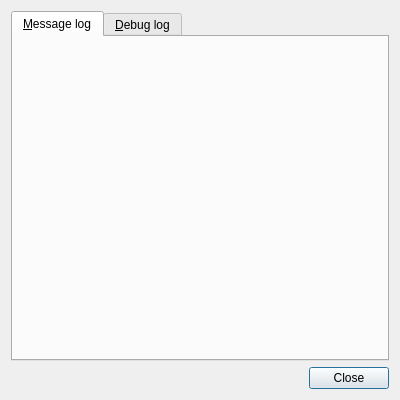
<?xml version="1.0" encoding="UTF-8"?>
<ui version="4.0">
 <class>DEBUGCONSOLEDIALOGUI_C</class>
 <widget class="QDialog" name="DEBUGCONSOLEDIALOGUI_C">
  <property name="geometry">
   <rect>
    <x>0</x>
    <y>0</y>
    <width>400</width>
    <height>400</height>
   </rect>
  </property>
  <property name="windowTitle">
   <string>Debug console</string>
  </property>
  <layout class="QVBoxLayout" name="verticalLayout">
   <item>
    <widget class="QTabWidget" name="m_pTabWidget">
     <property name="currentIndex">
      <number>0</number>
     </property>
     <widget class="QWidget" name="m_pMessageLogTab">
      <attribute name="title">
       <string>&amp;Message log</string>
      </attribute>
      <layout class="QVBoxLayout" name="verticalLayout_2">
       <item>
        <widget class="MESSAGELOGVIEWERWIDGET_C" name="m_pMessageLogViewerWidget">
         <property name="toolTip">
          <string></string>
         </property>
         <property name="whatsThis">
          <string></string>
         </property>
        </widget>
       </item>
      </layout>
     </widget>
     <widget class="QWidget" name="m_pDebugLogTab">
      <attribute name="title">
       <string>&amp;Debug log</string>
      </attribute>
      <layout class="QVBoxLayout" name="verticalLayout_3">
       <item>
        <widget class="DEBUGLOGVIEWERWIDGET_C" name="m_pDebugLogViewerWidget">
         <property name="toolTip">
          <string></string>
         </property>
         <property name="whatsThis">
          <string></string>
         </property>
        </widget>
       </item>
      </layout>
     </widget>
    </widget>
   </item>
   <item>
    <widget class="QDialogButtonBox" name="m_pButtonBox">
     <property name="orientation">
      <enum>Qt::Horizontal</enum>
     </property>
     <property name="standardButtons">
      <set>QDialogButtonBox::Close</set>
     </property>
    </widget>
   </item>
  </layout>
 </widget>
 <customwidgets>
  <customwidget>
   <class>DEBUGLOGVIEWERWIDGET_C</class>
   <extends>QWidget</extends>
   <header>debuglogviewerwidget.h</header>
  </customwidget>
  <customwidget>
   <class>MESSAGELOGVIEWERWIDGET_C</class>
   <extends>QWidget</extends>
   <header>messagelogviewerwidget.h</header>
  </customwidget>
 </customwidgets>
 <resources/>
 <connections>
  <connection>
   <sender>m_pButtonBox</sender>
   <signal>clicked(QAbstractButton*)</signal>
   <receiver>DEBUGCONSOLEDIALOGUI_C</receiver>
   <slot>DialogBoxButtonClickedSlot(QAbstractButton*)</slot>
   <hints>
    <hint type="sourcelabel">
     <x>342</x>
     <y>378</y>
    </hint>
    <hint type="destinationlabel">
     <x>474</x>
     <y>377</y>
    </hint>
   </hints>
  </connection>
 </connections>
 <slots>
  <slot>DialogBoxButtonClickedSlot(QAbstractButton*)</slot>
  <slot>MessageLogButtonClickedSlot(QAbstractButton*)</slot>
  <slot>DebugLogButtonClickedSlot(QAbstractButton*)</slot>
  <slot>Debug1ButtonClickedSlot()</slot>
  <slot>Debug2ButtonClickedSlot()</slot>
  <slot>Test1ButtonClickedSlot()</slot>
  <slot>Test2ButtonClickedSlot()</slot>
  <slot>OptionButtonClickedSlot()</slot>
  <slot>MessageLogDisableAutoRefreshCheckBoxClickedSlot(bool)</slot>
  <slot>DebugLogDisableAutoRefreshCheckBoxClickedSlot(bool)</slot>
 </slots>
</ui>
